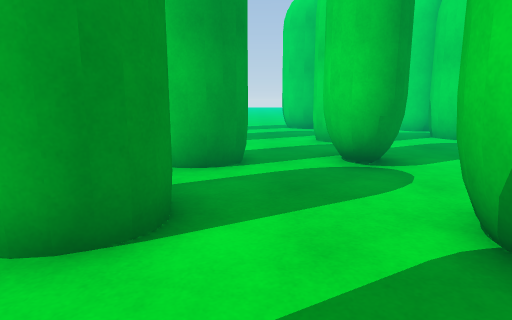
View 1 (above)

24 first-person views from a walk through a Unity game level. The camera is 1.2 m above the floor, tilts 10° down and sees 75° across. The floor is counted in squares, 1 m on a side. Each view is taken from the middle of a square. On the plan, view 1 faces up. The plan holds only what a view shows up to about 14 squares ahead; the rest is blank. The place goes on beyond the plan. Some animated figures are not drawn.

View 2
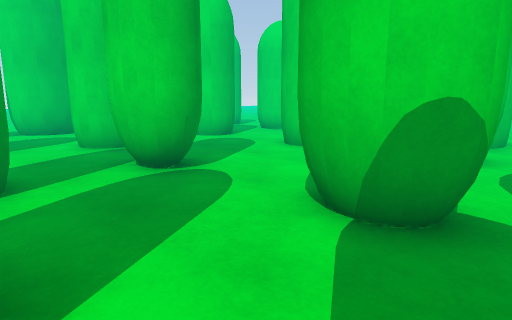

View 3
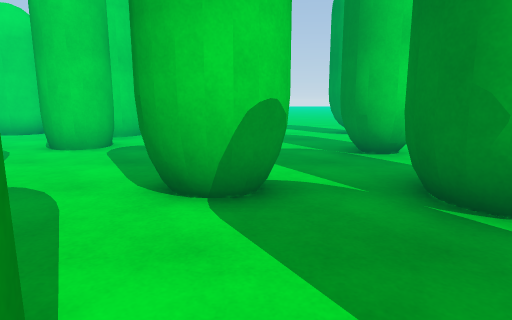

View 4
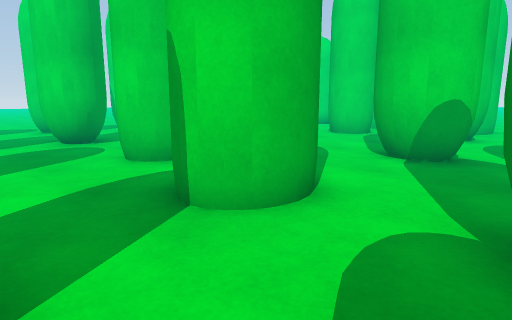

View 5
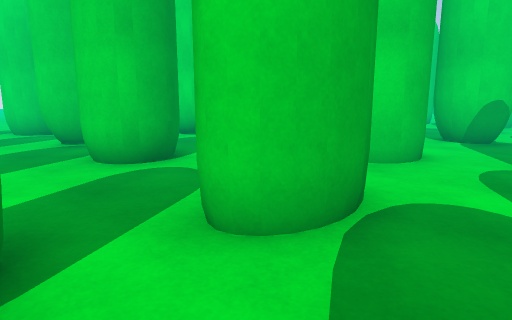

View 6
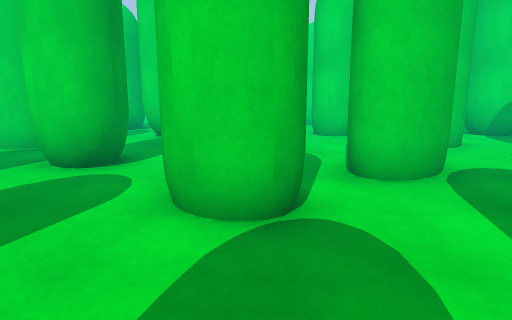

View 7
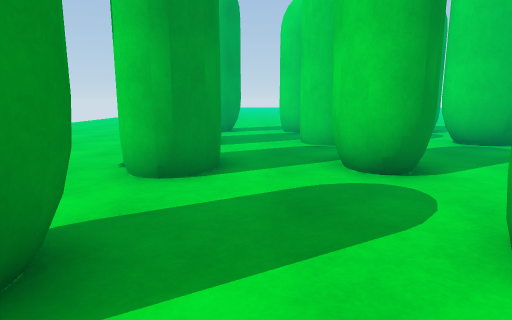

View 8
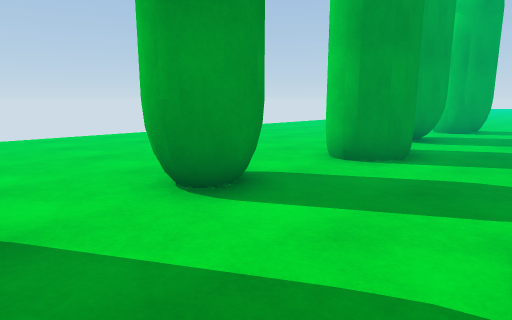

View 9
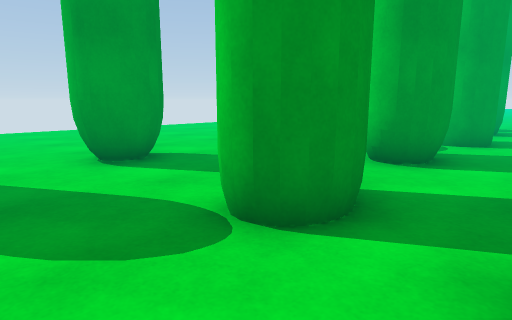

View 10
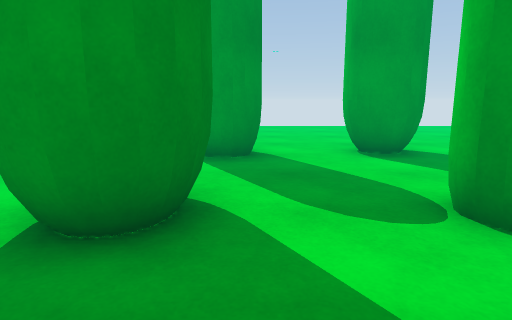

View 11
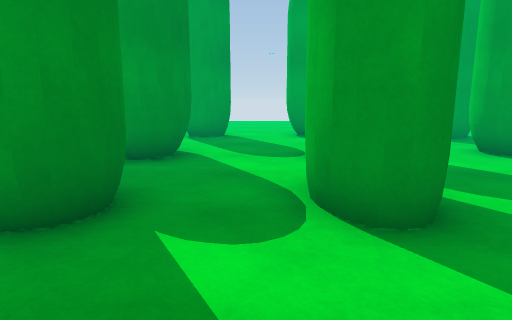

View 12
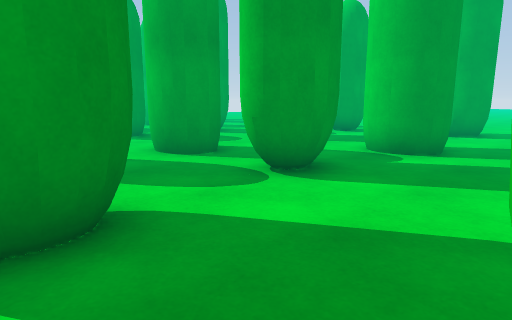

View 13
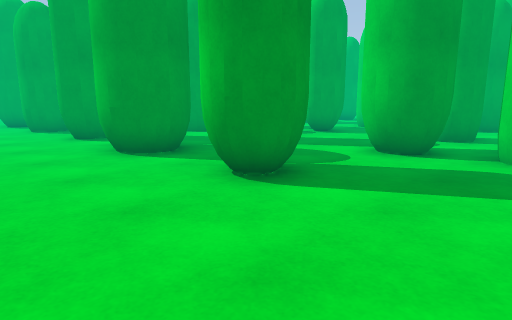

View 14
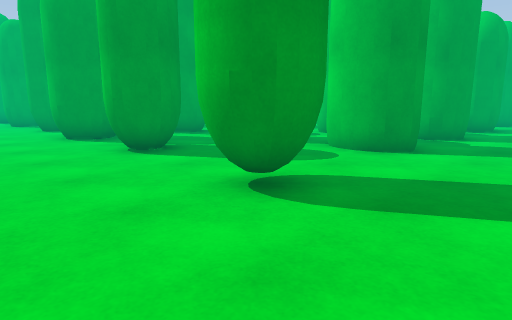

View 15
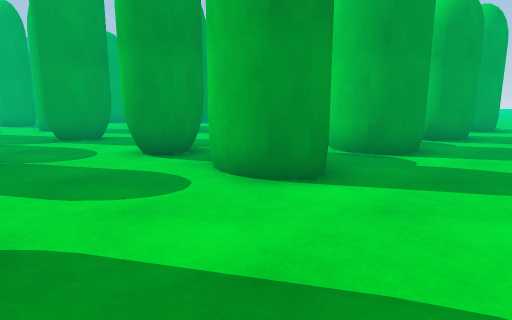

View 16
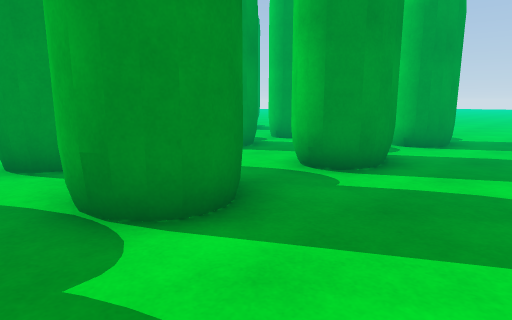

View 17
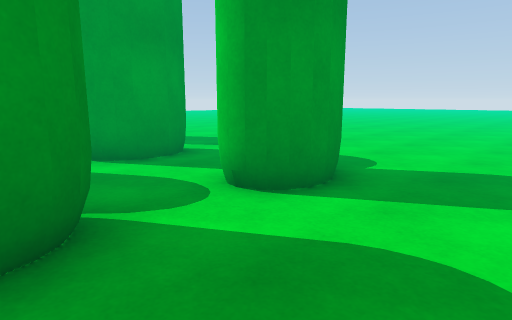

View 18
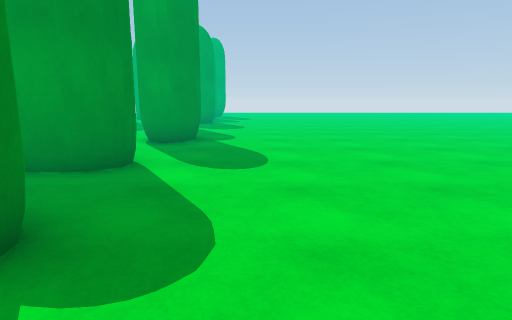

View 19
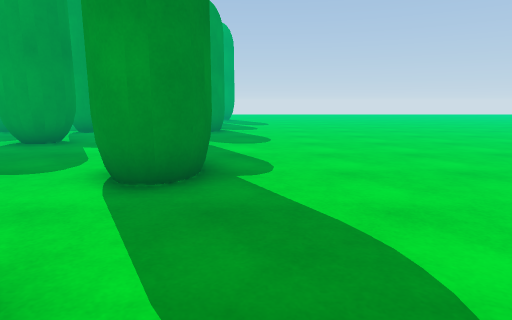

View 20
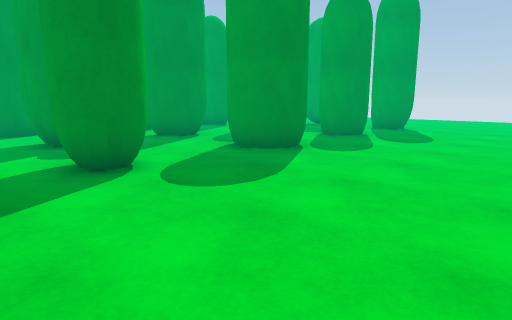

View 21
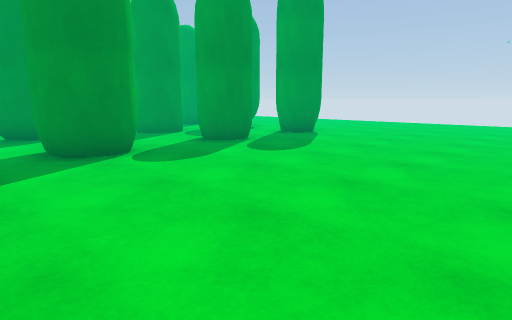

View 22
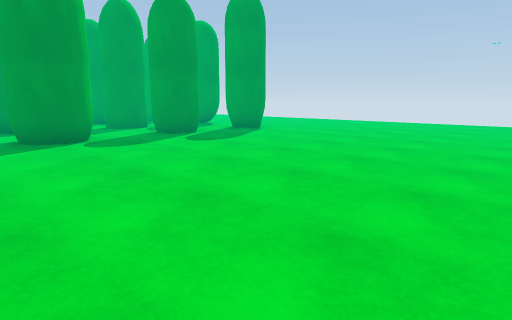

View 23
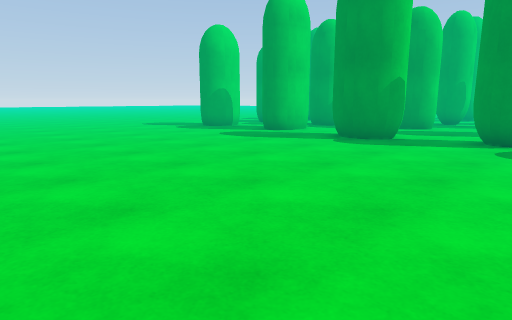

View 24
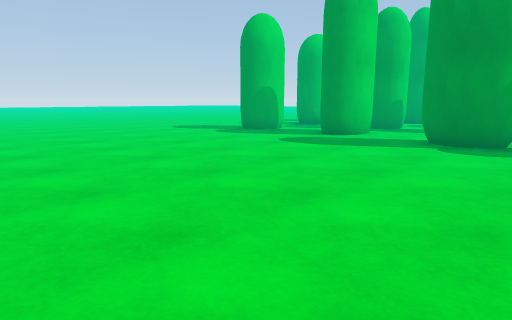

### Floor plan
Key: @ floor where view 1 was taken; # wall or solid block; x gap in a wall; . floor; O other object.
Columns run from 16 left of view 1 to 14 right of it. Each row starts with its distance up from view 1.
 26          ..... ......    ....
 25   ...........................
 24 ...............................
 23 ...............................
 22 ...............................
 21 ...............................
 20 ...............................
 19 ..............................
 18 ..............................
 17 ..............................
 16 ...O......O.......OO...O..OO..
 15  .OO.OOO.OOO..OO.OOO..OO..OO...
 14   OO.OOO.OOO..OO......OO..OO...
 13   .....................O.......
 12    ...O.......O.......OO.. O..
 11   OO.OOO.OOOOOOO..OO..OO..OO...
 10   OO..OO..OO..OO..OOO.OO..OO..
  9 .. ............................
  8 .. O..O .................  O...
  7 ..OO..OO..OO..OOxxO#..#OxO O...
  6 ..##..#...O#..#O..O#..#O..#O..
  5 ......................... .....
  4  .#...##.....# #...... #.  O..
  3   O...OO.# O.#OO..OO..OOOOOO...
  2 ..O...OO.OOO......OO...O.......
  1 ...............................
  0 ..OO..........O @OOO..O.......
 -1    O. OOO.OO..OO.O O.OOO..OO...
 -2        O..OO..O.. OO..O...OO...
 -3          ......................
 -4                ...............
 -5                       ... ... .

Where each view was taken, in squares from view 1:
view 1: 0 up, 0 right, facing up
view 2: 1 up, 1 left, facing up-right
view 3: 2 up, 2 left, facing right
view 4: 0 up, 5 left, facing up-right
view 5: 0 up, 9 left, facing up-right
view 6: 0 up, 12 left, facing up-right
view 7: 1 up, 12 left, facing up
view 8: 0 up, 10 left, facing up-left
view 9: 0 up, 7 left, facing up-left
view 10: 0 up, 6 left, facing left
view 11: 1 up, 2 left, facing left
view 12: 2 up, 6 right, facing up-left
view 13: 5 down, 10 right, facing up-left
view 14: 5 down, 14 right, facing up-left
view 15: 1 down, 14 right, facing up-left
view 16: 5 up, 14 right, facing up-left
view 17: 11 up, 14 right, facing up-left
view 18: 18 up, 13 right, facing left
view 19: 17 up, 8 right, facing left
view 20: 21 up, 1 right, facing down-left
view 21: 23 up, 3 left, facing down-left
view 22: 26 up, 3 left, facing down-left
view 23: 26 up, 3 left, facing down-right
view 24: 26 up, 0 right, facing down-right
